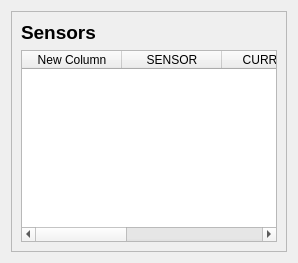
            <widget class="QWidget" name="sensors">
             <layout class="QVBoxLayout" name="verticalLayout_8">
              <item>
               <widget class="QFrame" name="sensors_frame">
                <property name="frameShape">
                 <enum>QFrame::StyledPanel</enum>
                </property>
                <property name="frameShadow">
                 <enum>QFrame::Raised</enum>
                </property>
                <layout class="QVBoxLayout" name="verticalLayout_9">
                 <item alignment="Qt::AlignLeft|Qt::AlignTop">
                  <widget class="QLabel" name="label_53">
                   <property name="font">
                    <font>
                     <pointsize>14</pointsize>
                     <weight>75</weight>
                     <bold>true</bold>
                    </font>
                   </property>
                   <property name="text">
                    <string>Sensors</string>
                   </property>
                  </widget>
                 </item>
                 <item>
                  <widget class="QTableWidget" name="sensor_table_Widget">
                   <column>
                    <property name="text">
                     <string>New Column</string>
                    </property>
                   </column>
                   <column>
                    <property name="text">
                     <string>SENSOR</string>
                    </property>
                   </column>
                   <column>
                    <property name="text">
                     <string>CURRENT</string>
                    </property>
                   </column>
                   <column>
                    <property name="text">
                     <string>HIGH</string>
                    </property>
                   </column>
                   <column>
                    <property name="text">
                     <string>CRITICAL</string>
                    </property>
                   </column>
                  </widget>
                 </item>
                </layout>
               </widget>
              </item>
             </layout>
            </widget>
